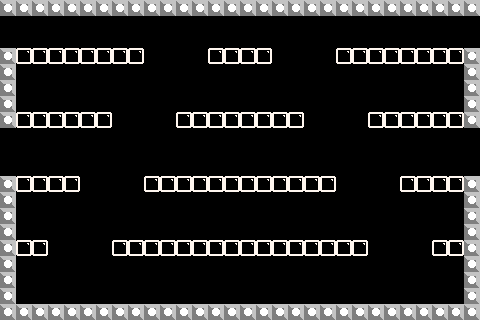

Rendered tile map (Tiled .tmx) drawn with the repository's tilesets; below, a short description and the map source with its tile grids summarised:
An orthogonal 30x20 tile map with 16x16 px tiles, 2 tile layers (bricks, solidbricks), 4 tilesets and 19 objects (6x PowerUpSpawnPoint, 4x parkourJumperSpawnPoint, 3x StarInGameCurrency, TimeBomb, skeletonWhaleSpawnPoint, ...).

<map version="1.0" orientation="orthogonal" width="30" height="20" tilewidth="16" tileheight="16">
 <tileset firstgid="1" name="TileSetTemplate" tilewidth="16" tileheight="16">
  <image source="TileSetTemplate.png" width="64" height="64" />
 </tileset>
 <tileset firstgid="17" name="TileSetTemplateSolid" tilewidth="16" tileheight="16">
  <image source="TileSetTemplateSolid.png" width="64" height="64" />
 </tileset>
 <tileset firstgid="33" name="Tile J (1)" tilewidth="16" tileheight="16">
  <image source="Tile J (1).png" width="16" height="16" />
 </tileset>
 <tileset firstgid="34" name="Tile 10 White" tilewidth="16" tileheight="16">
  <image source="Tile 10 White.png" width="16" height="16" />
 </tileset>
 <layer name="bricks" width="30" height="20">
  <data>[600 cells, 80 non-empty, 1 distinct tile ids]</data>
 </layer>
 <layer name="solidbricks" width="30" height="20">
  <data>[600 cells, 86 non-empty, 1 distinct tile ids]</data>
 </layer>
 <objectgroup name="Objects" width="30" height="20">
  <object x="441" y="107" height="1" />
  <object name="parkourJumperSpawnPoint" x="349" y="35">
   <properties>
    <property name="parkourJumperSpawnPoint" value="1" />
   </properties>
  </object>
  <object name="parkourJumperSpawnPoint" x="378" y="103">
   <properties>
    <property name="parkourJumperSpawnPoint" value="1" />
   </properties>
  </object>
  <object name="parkourJumperSpawnPoint" x="409" y="169">
   <properties>
    <property name="parkourJumperSpawnPoint" value="1" />
   </properties>
  </object>
  <object name="parkourJumperSpawnPoint" x="439" y="230">
   <properties>
    <property name="parkourJumperSpawnPoint" value="1" />
   </properties>
  </object>
  <object name="TimeBomb" x="130" y="33">
   <properties>
    <property name="TimeBomb" value="1" />
   </properties>
  </object>
  <object name="skeletonWhaleSpawnPoint" x="99" y="34">
   <properties>
    <property name="skeletonWhaleSpawnPoint" value="1" />
   </properties>
  </object>
  <object name="SpawnPoint" x="36" y="290">
   <properties>
    <property name="SpawnPoint" value="1" />
   </properties>
  </object>
  <object name="flyThroughWallsDiagonalFlyerSpawnPoint" x="235" y="154">
   <properties>
    <property name="flyThroughWallsDiagonalFlyerSpawnPoint" value="1" />
   </properties>
  </object>
  <object name="StarInGameCurrency" x="68" y="94">
   <properties>
    <property name="StarInGameCurrency" value="1" />
   </properties>
  </object>
  <object name="StarInGameCurrency" x="414" y="100">
   <properties>
    <property name="StarInGameCurrency" value="1" />
   </properties>
  </object>
  <object name="StarInGameCurrency" x="239" y="219">
   <properties>
    <property name="StarInGameCurrency" value="1" />
   </properties>
  </object>
  <object name="PowerUpSpawnPoint" x="158" y="163">
   <properties>
    <property name="PowerUpSpawnPoint" value="1" />
   </properties>
  </object>
  <object name="PowerUpSpawnPoint" x="194" y="95">
   <properties>
    <property name="PowerUpSpawnPoint" value="2" />
   </properties>
  </object>
  <object name="PowerUpSpawnPoint" x="292" y="95">
   <properties>
    <property name="PowerUpSpawnPoint" value="5" />
   </properties>
  </object>
  <object name="PowerUpSpawnPoint" x="325" y="161">
   <properties>
    <property name="PowerUpSpawnPoint" value="4" />
   </properties>
  </object>
  <object name="PowerUpSpawnPoint" x="127" y="227">
   <properties>
    <property name="PowerUpSpawnPoint" value="0" />
   </properties>
  </object>
  <object name="PowerUpSpawnPoint" x="351" y="227">
   <properties>
    <property name="PowerUpSpawnPoint" value="3" />
   </properties>
  </object>
  <object name="ExitDoor" x="241" y="82">
   <properties>
    <property name="ExitDoor" value="1" />
   </properties>
  </object>
 </objectgroup>
</map>
